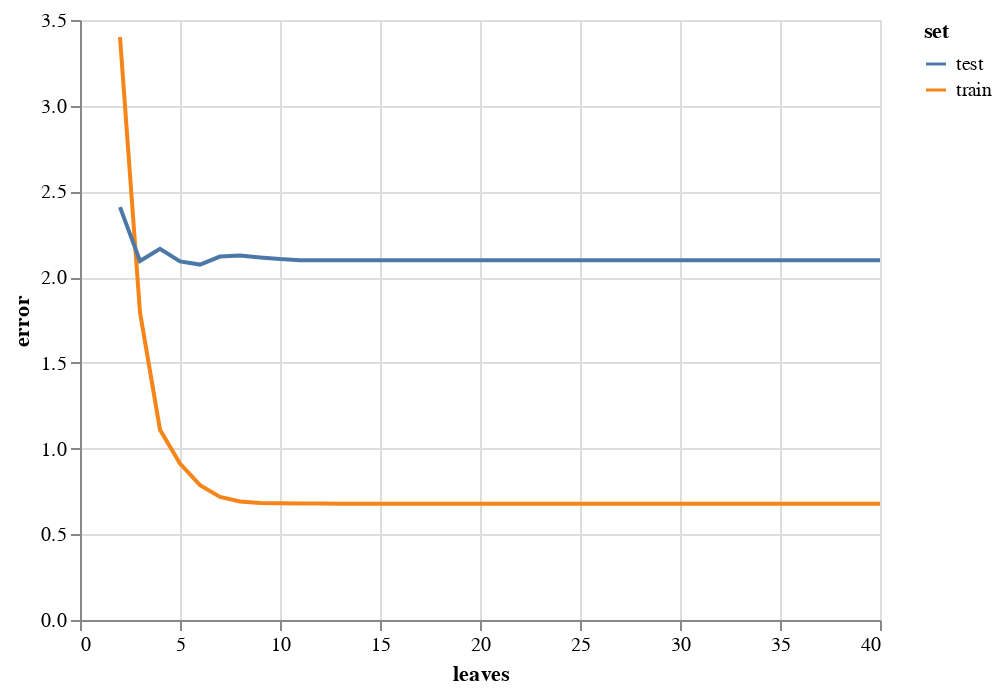

Notebook code cell kept with this figure:
### Markdown cell above
I used ChatGPT to find a code that could decide how many leaf nodes number I should take, and based on [this twitter](https://twitter.com/daniela_witten/status/1292293102103748609?s=20), I can choose an appropriate number to predict my data.

### Code cell
df_err = pd.DataFrame(columns=['leaves', 'error', 'set'])

for i in range(2, 41):
    regressor = RandomForestRegressor(n_estimators=100, max_leaf_nodes=i, random_state=42)
    regressor.fit(X_train, y_train)
    
    y_train_pred = regressor.predict(X_train)
    train_error = mean_squared_error(y_train, y_train_pred)
    
    y_test_pred = regressor.predict(X_test)
    test_error = mean_squared_error(y_test, y_test_pred)
    
    df_err.loc[len(df_err)] = {'leaves': i, 'error': train_error, 'set': 'train'}
    df_err.loc[len(df_err)] = {'leaves': i, 'error': test_error, 'set': 'test'}

print(df_err)
c = alt.Chart(df_err).mark_line().encode(
    x='leaves',
    y='error',
    color='set'
)
c

### Figure 1 — Vega-Lite specification as saved in the notebook (floating-point values rounded to 4 significant figures)
{"config": {"view": {"continuousWidth": 400, "continuousHeight": 300}}, "data": {"name": "data-8f3c8de0e420f5ffc072e0da850930e8"}, "mark": "line", "encoding": {"color": {"field": "set", "type": "nominal"}, "x": {"field": "leaves", "type": "quantitative"}, "y": {"field": "error", "type": "quantitative"}}, "$schema": "https://vega.github.io/schema/vega-lite/v4.17.0.json", "datasets": {"data-8f3c8de0e420f5ffc072e0da850930e8": [{"leaves": 2, "error": 3.4, "set": "train"}, {"leaves": 2, "error": 2.409, "set": "test"}, {"leaves": 3, "error": 1.794, "set": "train"}, {"leaves": 3, "error": 2.094, "set": "test"}, {"leaves": 4, "error": 1.11, "set": "train"}, {"leaves": 4, "error": 2.165, "set": "test"}, {"leaves": 5, "error": 0.9129, "set": "train"}, {"leaves": 5, "error": 2.092, "set": "test"}, {"leaves": 6, "error": 0.7865, "set": "train"}, {"leaves": 6, "error": 2.073, "set": "test"}, {"leaves": 7, "error": 0.7181, "set": "train"}, {"leaves": 7, "error": 2.12, "set": "test"}, {"leaves": 8, "error": 0.6913, "set": "train"}, {"leaves": 8, "error": 2.126, "set": "test"}, {"leaves": 9, "error": 0.6829, "set": "train"}, {"leaves": 9, "error": 2.115, "set": "test"}, {"leaves": 10, "error": 0.6817, "set": "train"}, {"leaves": 10, "error": 2.105, "set": "test"}, {"leaves": 11, "error": 0.6793, "set": "train"}, {"leaves": 11, "error": 2.099, "set": "test"}, {"leaves": 12, "error": 0.6789, "set": "train"}, {"leaves": 12, "error": 2.099, "set": "test"}, {"leaves": 13, "error": 0.6788, "set": "train"}, {"leaves": 13, "error": 2.099, "set": "test"}, {"leaves": 14, "error": 0.6788, "set": "train"}, {"leaves": 14, "error": 2.099, "set": "test"}, {"leaves": 15, "error": 0.6788, "set": "train"}, {"leaves": 15, "error": 2.099, "set": "test"}, {"leaves": 16, "error": 0.6788, "set": "train"}, {"leaves": 16, "error": 2.099, "set": "test"}, {"leaves": 17, "error": 0.6788, "set": "train"}, {"leaves": 17, "error": 2.099, "set": "test"}, {"leaves": 18, "error": 0.6788, "set": "train"}, {"leaves": 18, "error": 2.099, "set": "test"}, {"leaves": 19, "error": 0.6788, "set": "train"}, {"leaves": 19, "error": 2.099, "set": "test"}, {"leaves": 20, "error": 0.6788, "set": "train"}, {"leaves": 20, "error": 2.099, "set": "test"}, {"leaves": 21, "error": 0.6788, "set": "train"}, {"leaves": 21, "error": 2.099, "set": "test"}, {"leaves": 22, "error": 0.6788, "set": "train"}, {"leaves": 22, "error": 2.099, "set": "test"}, {"leaves": 23, "error": 0.6788, "set": "train"}, {"leaves": 23, "error": 2.099, "set": "test"}, {"leaves": 24, "error": 0.6788, "set": "train"}, {"leaves": 24, "error": 2.099, "set": "test"}, {"leaves": 25, "error": 0.6788, "set": "train"}, {"leaves": 25, "error": 2.099, "set": "test"}, {"leaves": 26, "error": 0.6788, "set": "train"}, {"leaves": 26, "error": 2.099, "set": "test"}, {"leaves": 27, "error": 0.6788, "set": "train"}, {"leaves": 27, "error": 2.099, "set": "test"}, {"leaves": 28, "error": 0.6788, "set": "train"}, {"leaves": 28, "error": 2.099, "set": "test"}, {"leaves": 29, "error": 0.6788, "set": "train"}, {"leaves": 29, "error": 2.099, "set": "test"}, {"leaves": 30, "error": 0.6788, "set": "train"}, {"leaves": 30, "error": 2.099, "set": "test"}, {"leaves": 31, "error": 0.6788, "set": "train"}, {"leaves": 31, "error": 2.099, "set": "test"}, {"leaves": 32, "error": 0.6788, "set": "train"}, {"leaves": 32, "error": 2.099, "set": "test"}, {"leaves": 33, "error": 0.6788, "set": "train"}, {"leaves": 33, "error": 2.099, "set": "test"}, {"leaves": 34, "error": 0.6788, "set": "train"}, {"leaves": 34, "error": 2.099, "set": "test"}, {"leaves": 35, "error": 0.6788, "set": "train"}, {"leaves": 35, "error": 2.099, "set": "test"}, {"leaves": 36, "error": 0.6788, "set": "train"}, {"leaves": 36, "error": 2.099, "set": "test"}, {"leaves": 37, "error": 0.6788, "set": "train"}, {"leaves": 37, "error": 2.099, "set": "test"}, {"leaves": 38, "error": 0.6788, "set": "train"}, {"leaves": 38, "error": 2.099, "set": "test"}, {"leaves": 39, "error": 0.6788, "set": "train"}, {"leaves": 39, "error": 2.099, "set": "test"}, {"leaves": 40, "error": 0.6788, "set": "train"}, {"leaves": 40, "error": 2.099, "set": "test"}]}}
